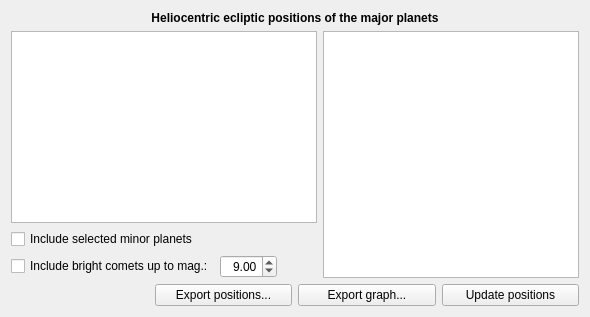
            <widget class="QWidget" name="tabSolarSystem">
             <attribute name="title">
              <string>Major planets</string>
             </attribute>
             <layout class="QGridLayout" name="gridLayout_23">
              <item row="0" column="0" colspan="2">
               <widget class="QLabel" name="hecPositionsHeaderLabel">
                <property name="font">
                 <font>
                  <bold>true</bold>
                 </font>
                </property>
                <property name="text">
                 <string>Heliocentric ecliptic positions of the major planets</string>
                </property>
                <property name="alignment">
                 <set>Qt::AlignCenter</set>
                </property>
               </widget>
              </item>
              <item row="4" column="0" colspan="2">
               <layout class="QHBoxLayout" name="horizontalLayout_23">
                <item>
                 <widget class="QLabel" name="hecPositionsTimeLabel"/>
                </item>
                <item>
                 <widget class="QPushButton" name="hecPositionsSaveButton">
                  <property name="text">
                   <string>Export positions...</string>
                  </property>
                 </widget>
                </item>
                <item>
                 <widget class="QPushButton" name="hecPositionsExportButton">
                  <property name="text">
                   <string>Export graph...</string>
                  </property>
                 </widget>
                </item>
                <item>
                 <widget class="QPushButton" name="hecPositionsUpdateButton">
                  <property name="text">
                   <string>Update positions</string>
                  </property>
                 </widget>
                </item>
               </layout>
              </item>
              <item row="1" column="0">
               <layout class="QVBoxLayout" name="verticalLayout_4">
                <item>
                 <widget class="QTreeWidget" name="hecPositionsTreeWidget">
                  <property name="editTriggers">
                   <set>QAbstractItemView::NoEditTriggers</set>
                  </property>
                  <property name="rootIsDecorated">
                   <bool>false</bool>
                  </property>
                  <property name="uniformRowHeights">
                   <bool>true</bool>
                  </property>
                  <property name="itemsExpandable">
                   <bool>false</bool>
                  </property>
                  <property name="sortingEnabled">
                   <bool>true</bool>
                  </property>
                  <property name="expandsOnDoubleClick">
                   <bool>false</bool>
                  </property>
                  <property name="columnCount">
                   <number>0</number>
                  </property>
                 </widget>
                </item>
                <item>
                 <widget class="QCheckBox" name="hecSelectedMinorPlanetsCheckBox">
                  <property name="text">
                   <string>Include selected minor planets</string>
                  </property>
                 </widget>
                </item>
                <item>
                 <layout class="QHBoxLayout" name="horizontalLayout_18">
                  <item>
                   <widget class="QCheckBox" name="hecBrightCometsCheckBox">
                    <property name="toolTip">
                     <string>Show comets brighter than magnitude</string>
                    </property>
                    <property name="text">
                     <string>Include bright comets up to mag.:</string>
                    </property>
                   </widget>
                  </item>
                  <item>
                   <widget class="QDoubleSpinBox" name="hecMagnitudeLimitSpinBox">
                    <property name="maximumSize">
                     <size>
                      <width>70</width>
                      <height>16777215</height>
                     </size>
                    </property>
                    <property name="alignment">
                     <set>Qt::AlignRight|Qt::AlignTrailing|Qt::AlignVCenter</set>
                    </property>
                    <property name="maximum">
                     <double>15.000000000000000</double>
                    </property>
                    <property name="value">
                     <double>9.000000000000000</double>
                    </property>
                   </widget>
                  </item>
                  <item>
                   <spacer name="horizontalSpacer_17">
                    <property name="orientation">
                     <enum>Qt::Horizontal</enum>
                    </property>
                    <property name="sizeHint" stdset="0">
                     <size>
                      <width>40</width>
                      <height>20</height>
                     </size>
                    </property>
                   </spacer>
                  </item>
                 </layout>
                </item>
               </layout>
              </item>
              <item row="1" column="1">
               <widget class="QChartView" name="hecPositionsChartView">
                <property name="renderHints">
                 <set>QPainter::Antialiasing|QPainter::TextAntialiasing</set>
                </property>
               </widget>
              </item>
             </layout>
            </widget>
